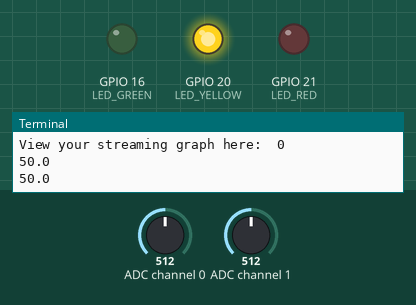
This program was run on a simulated Raspberry Pi (BCM pin numbers). Parts: output pins drawn as LEDs (lit = HIGH), the last lines printed to the terminal. Inputs (shaded band) come from the test bench; at power-on: ADC channel 1 = 512, ADC channel 0 = 512 (analog values on the 0–1023 scale). The clock reads 2024-03-15 10:24:30 at power-on unless the program sets it; databases and web services accept everything at once and return nothing; pins used as bus, display or sensor lines are not drawn.

Above: at 1.2 s.
1.3 s: ADC channel 1 set to 377
3.2 s: ADC channel 1 set to 340
At 4.4 s:
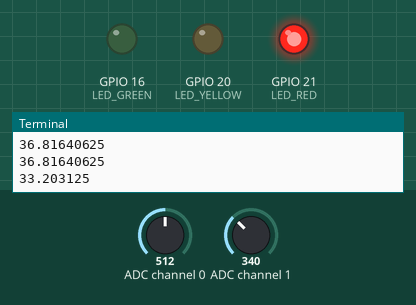
5.5 s: ADC channel 1 set to 900
At 7.2 s:
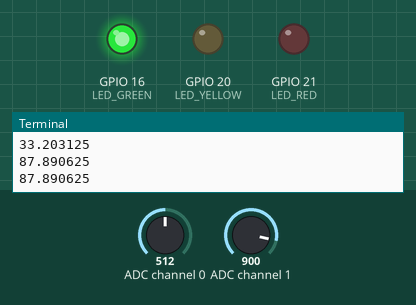
7.5 s: ADC channel 1 set to 837
9.2 s: ADC channel 1 set to 806
At 10.3 s:
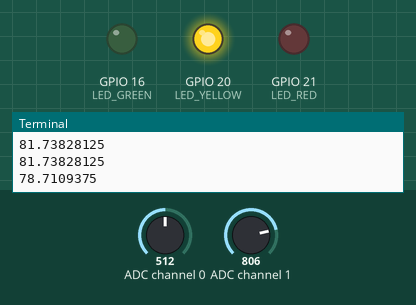
11.5 s: ADC channel 1 set to 1023
At 13.1 s:
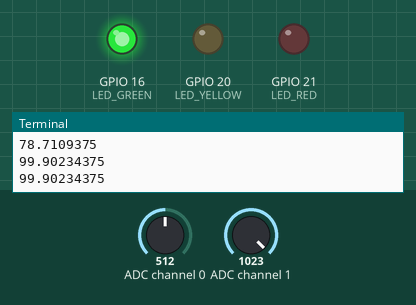
Timing chart, 0 to 14.5 s (numbered marks = the images above; inputs shaded):
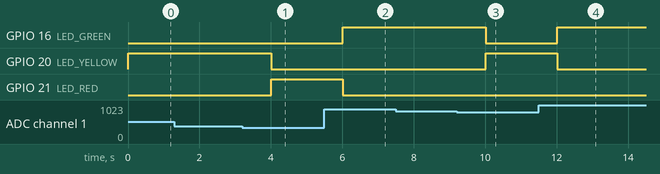

The program:

light_temperature_mcp3008_plotly.py
```python
'''
Created on Nov 20, 2014

@author: ph
'''

# example of using MCP3008 ADC to read value from photocell and tmp36

try:
    import RPi.GPIO as GPIO, time
except RuntimeError:
    print("Error importing RPi.GPIO!  This is probably because you need superuser privileges.  You can achieve this by using 'sudo' to run your script")

import plotly.plotly as py
import json
import datetime
import readadc

GPIO.setmode(GPIO.BCM)

LED_RED=21
LED_YELLOW=20
LED_GREEN=16
chan_list=[LED_RED, LED_YELLOW, LED_GREEN]

AMBIENT_DARK=35;
AMBIENT_BRIGHT=80;


def setup():

    GPIO.setup(chan_list, GPIO.OUT,initial=GPIO.LOW)

    readadc.initialize()


def cleanup():
    GPIO.cleanup()


def led_all_off():
    GPIO.output(chan_list, GPIO.LOW)

def led_all_on():
    GPIO.output(chan_list, GPIO.HIGH)

def led_when_low():
    GPIO.output(LED_RED, GPIO.HIGH)
    GPIO.output(LED_YELLOW, GPIO.LOW)
    GPIO.output(LED_GREEN, GPIO.LOW)

def led_when_mid():
    GPIO.output(LED_YELLOW, GPIO.HIGH)
    GPIO.output(LED_RED, GPIO.LOW)
    GPIO.output(LED_GREEN, GPIO.LOW)

def led_when_high():
    GPIO.output(LED_GREEN, GPIO.HIGH)
    GPIO.output(LED_RED, GPIO.LOW)
    GPIO.output(LED_YELLOW, GPIO.LOW)

def led_error(blink_count):
    bc=0
    while bc<blink_count:
        GPIO.output(LED_RED, GPIO.HIGH)
        time.sleep(1)
        GPIO.output(LED_RED, GPIO.LOW)
        time.sleep(1)
        bc+=1

def get_temp(adc_pin):
    tmp36_data = readadc.readadc(adc_pin,
                              readadc.PINS.SPICLK,
                              readadc.PINS.SPIMOSI,
                              readadc.PINS.SPIMISO,
                              readadc.PINS.SPICS)

    tmp36_millivolts = tmp36_data * (3300.0/1024.0)

    # 10 mv per degree
    temp_C = ((tmp36_millivolts - 100.0) / 10.0) - 40.0
    # convert celsius to fahrenheit
    temp_F = (temp_C * 9.0 / 5.0) + 32
    # remove decimal point from millivolts
    tmp36_millivolts = "%d" % tmp36_millivolts
    # show only one decimal place for temprature and voltage readings
    temp_C = "%.1f" % temp_C
    temp_F = "%.1f" % temp_F

    return temp_F

def get_intensity(adc_pin):
    photo_data = readadc.readadc(adc_pin,
                            readadc.PINS.SPICLK,
                            readadc.PINS.SPIMOSI,
                            readadc.PINS.SPIMISO,
                            readadc.PINS.SPICS)

    # convert light intensity value to 1-100
    photo_millivolts = photo_data * (3300.0/1024.0)
    light_value = (photo_millivolts * (100.0/3300.0))
    return light_value


def stream_to_plotly():
    with open('./config.json') as config_file:
        plotly_user_config = json.load(config_file)

    py.sign_in(plotly_user_config["plotly_username"], plotly_user_config["plotly_api_key"])

    url = py.plot([
    {
        'x': [], 'y': [], 'type': 'scatter',
        'stream': {
            'token': plotly_user_config['plotly_streaming_tokens'][0],
            'maxpoints': 200
        }
    },
    {
        'x': [], 'y': [], 'type': 'scatter',
        'stream': {
            'token': plotly_user_config['plotly_streaming_tokens'][1],
            'maxpoints': 200
        }
    },
    {
        'x': [], 'y': [], 'type': 'scatter',
        'stream': {
            'token': plotly_user_config['plotly_streaming_tokens'][2],
            'maxpoints': 200
        }
    }], filename='Raspberry Pi Light Intensity Streaming')

    print "View your streaming graph here: ", url

    stream = py.Stream(plotly_user_config['plotly_streaming_tokens'][0])
    stream.open()

    stream1 = py.Stream(plotly_user_config['plotly_streaming_tokens'][1])
    stream1.open()

    stream2 = py.Stream(plotly_user_config['plotly_streaming_tokens'][2])
    stream2.open()


    while True:
        light_value = get_intensity(1)
        print light_value
        if(light_value<=AMBIENT_DARK and light_value>=0):
            led_when_low();
        elif (light_value>AMBIENT_DARK and light_value<AMBIENT_BRIGHT):
            led_when_mid();
        elif(light_value>=AMBIENT_BRIGHT and light_value<=100):
            led_when_high();
        else:
            led_error(3);

        stream.write({'x': datetime.datetime.now(), 'y': ("%.1f" % light_value)})
        stream1.write({'x': datetime.datetime.now(), 'y': get_temp(0)})
        #stream2.write({'x': datetime.datetime.now(), 'y': read_temp(sensor2_file)[0]})
        time.sleep(1)


if __name__ == '__main__':
    setup()


    stream_to_plotly()


    cleanup()

    
```

readadc.py
```python
import RPi.GPIO as GPIO
# change these as desired - they're the pins connected from the
# SPI port on the ADC to the GPIO Pins on the Raspi

# MCP3008 to Raspi (PiCobbler) Pin connections
class PINS:
    SPICLK = 18
    SPIMISO = 23
    SPIMOSI = 24
    SPICS = 25

 # set up the SPI interface pins
def initialize():
    GPIO.setmode(GPIO.BCM)
    GPIO.setwarnings(False)
    GPIO.setup(PINS.SPIMOSI, GPIO.OUT)
    GPIO.setup(PINS.SPIMISO, GPIO.IN)
    GPIO.setup(PINS.SPICLK, GPIO.OUT)
    GPIO.setup(PINS.SPICS, GPIO.OUT)


# Function to read data from Analog Pin 0 from MCP3008 (don't need to edit)
# This function will be called in our loop to get the current sensor value
def readadc(adcnum, clockpin, mosipin, misopin, cspin):
    if ((adcnum > 7) or (adcnum < 0)):
            return -1
    GPIO.output(cspin, True)

    GPIO.output(clockpin, False)  # start clock low
    GPIO.output(cspin, False)     # bring CS low

    commandout = adcnum
    commandout |= 0x18  # start bit + single-ended bit
    commandout <<= 3    # we only need to send 5 bits here
    for i in range(5):
            if (commandout & 0x80):
                    GPIO.output(mosipin, True)
            else:
                    GPIO.output(mosipin, False)
            commandout <<= 1
            GPIO.output(clockpin, True)
            GPIO.output(clockpin, False)

    adcout = 0
    # read in one empty bit, one null bit and 10 ADC bits
    for i in range(12):
            GPIO.output(clockpin, True)
            GPIO.output(clockpin, False)
            adcout <<= 1
            if (GPIO.input(misopin)):
                    adcout |= 0x1

    GPIO.output(cspin, True)

    adcout /= 2       # first bit is 'null' so drop it
    return adcout
```

Measured:
- the behaviour switches between 359 and 358 on ADC channel 1 (found by bisection; images 0 and 1)
- the behaviour switches between 820 and 819 on ADC channel 1 (found by bisection; images 2 and 3)
- after the input at 3.2 s, GPIO 20 (LED_YELLOW): HIGH → LOW after 0.81 s; GPIO 21 (LED_RED): LOW → HIGH after 0.81 s
- after the input at 5.5 s, GPIO 16 (LED_GREEN): LOW → HIGH after 0.51 s; GPIO 21 (LED_RED): HIGH → LOW after 0.51 s
- after the input at 9.2 s, GPIO 16 (LED_GREEN): HIGH → LOW after 0.81 s; GPIO 20 (LED_YELLOW): LOW → HIGH after 0.81 s
- after the input at 11.5 s, GPIO 16 (LED_GREEN): LOW → HIGH after 0.51 s; GPIO 20 (LED_YELLOW): HIGH → LOW after 0.51 s
